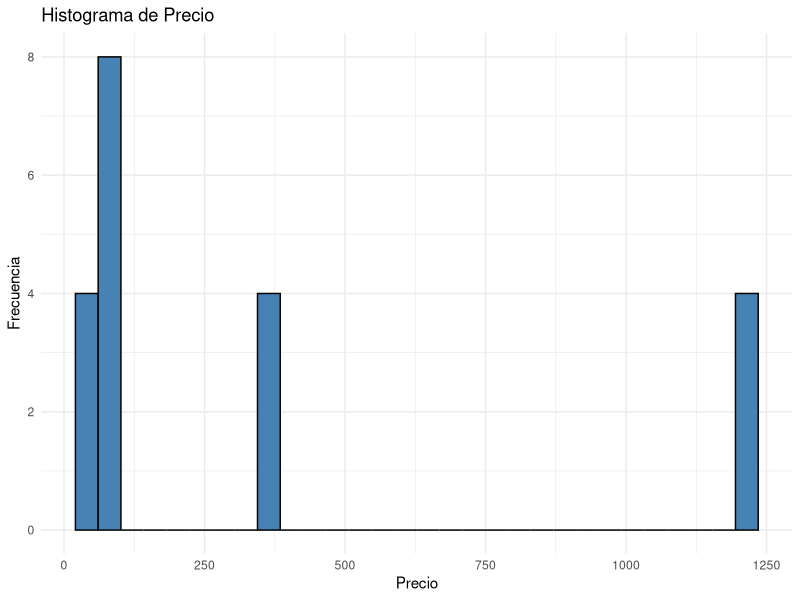
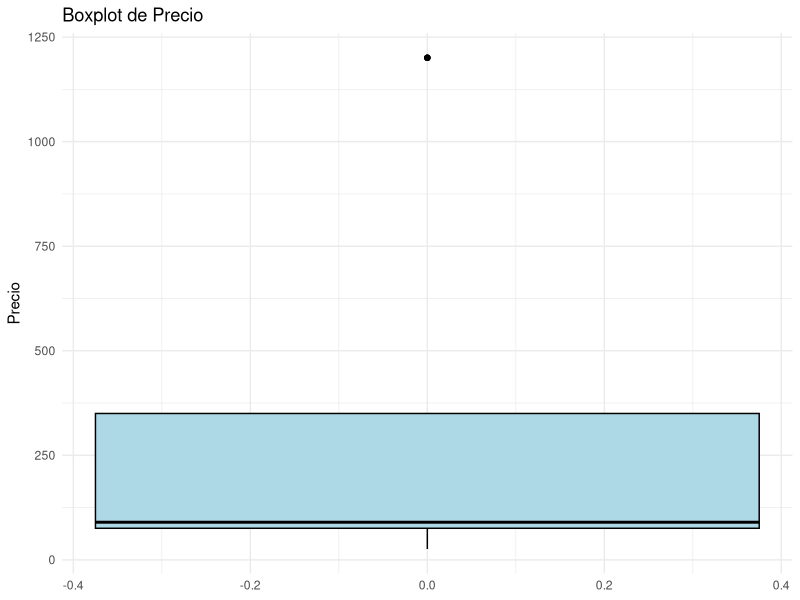
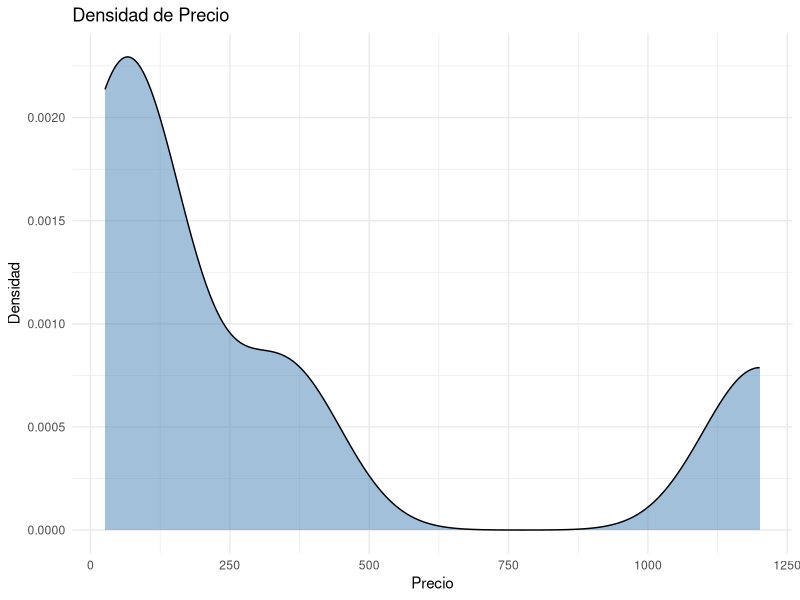
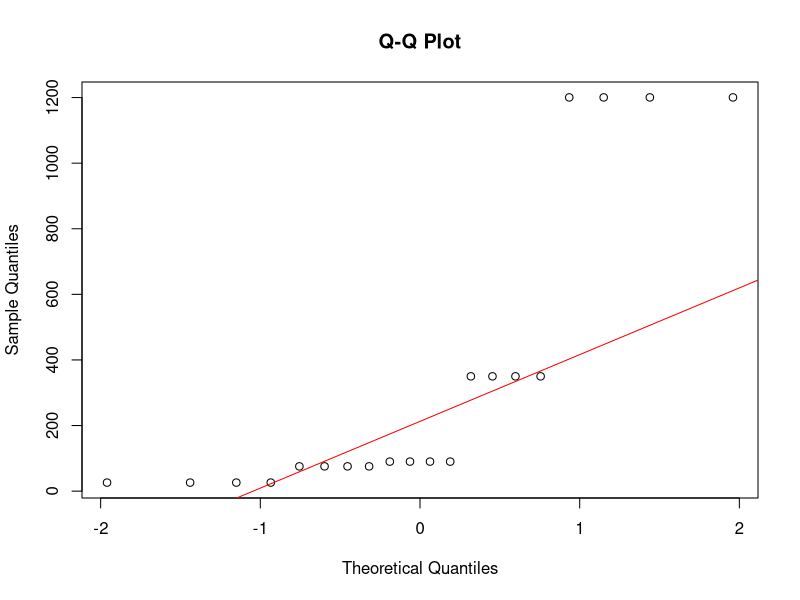

These figures' R source, in order:
# ============================================================
# Análisis Estadístico en R - EJEMPLO
# Variable: Precio
# Tipo: Cuantitativa Continua
# Fecha: 24/10/2025
# Generado automáticamente por Análisis Estadístico v2.0
# ============================================================

# Cargar librerías necesarias
library(ggplot2)
library(dplyr)

# ============================================================
# DATOS ORIGINALES
# ============================================================

# Ingresar los datos
datos <- c(1200.50, 25.99, 89.99, 350.00, 75.50, 1200.50, 25.99, 89.99, 350.00, 75.50, 1200.50, 25.99, 89.99, 350.00, 75.50, 1200.50, 25.99, 89.99, 350.00, 75.50)

# Convertir a data frame
df <- data.frame(
  Precio = datos
)

# Ver primeras observaciones
head(df)

# Resumen básico
summary(df$Precio)

# ============================================================
# TABLA DE FRECUENCIAS
# ============================================================

# Para variables continuas, crear intervalos
n <- length(df$Precio)

# Calcular número de intervalos (Regla de Sturges)
k <- ceiling(1 + 3.322 * log10(n))

# Crear intervalos
intervalos <- cut(df$Precio, breaks = k, include.lowest = TRUE)

# Tabla de frecuencias
tabla_freq <- table(intervalos)
print("Frecuencias Absolutas por Intervalo:")
print(tabla_freq)

# Frecuencias relativas
tabla_rel <- prop.table(tabla_freq)
print("Frecuencias Relativas:")
print(round(tabla_rel, 4))

# Frecuencias porcentuales
tabla_porc <- prop.table(tabla_freq) * 100
print("Frecuencias Porcentuales:")
print(round(tabla_porc, 2))


# ============================================================
# MEDIDAS ESTADÍSTICAS
# ============================================================

# Medidas de tendencia central
media <- mean(df$Precio, na.rm = TRUE)
mediana <- median(df$Precio, na.rm = TRUE)

print(paste("Media:", round(media, 4)))
print(paste("Mediana:", round(mediana, 4)))

# Moda (valor más frecuente)
tabla_valores <- table(df$Precio)
moda <- as.numeric(names(tabla_valores)[which.max(tabla_valores)])
print(paste("Moda:", moda))

# Medidas de dispersión
varianza <- var(df$Precio, na.rm = TRUE)
desv_std <- sd(df$Precio, na.rm = TRUE)
rango <- max(df$Precio, na.rm = TRUE) - min(df$Precio, na.rm = TRUE)

print(paste("Varianza:", round(varianza, 4)))
print(paste("Desviación Estándar:", round(desv_std, 4)))
print(paste("Rango:", round(rango, 4)))

# Coeficiente de variación
cv <- (desv_std / media) * 100
print(paste("Coeficiente de Variación:", round(cv, 2), "%"))

# Valores mínimo y máximo
print(paste("Mínimo:", min(df$Precio, na.rm = TRUE)))
print(paste("Máximo:", max(df$Precio, na.rm = TRUE)))

# ============================================================
# CUARTILES
# ============================================================

# Calcular cuartiles
Q1 <- quantile(df$Precio, 0.25, na.rm = TRUE)
Q2 <- quantile(df$Precio, 0.50, na.rm = TRUE)  # Mediana
Q3 <- quantile(df$Precio, 0.75, na.rm = TRUE)

print(paste("Q1 (Primer Cuartil):", round(Q1, 4)))
print(paste("Q2 (Segundo Cuartil/Mediana):", round(Q2, 4)))
print(paste("Q3 (Tercer Cuartil):", round(Q3, 4)))

# Rango intercuartílico
IQR_valor <- IQR(df$Precio, na.rm = TRUE)
print(paste("Rango Intercuartílico (IQR):", round(IQR_valor, 4)))


# ============================================================
# VISUALIZACIONES
# ============================================================

# Histograma
ggplot(df, aes(x = Precio)) +
  geom_histogram(fill = "steelblue", color = "black", bins = 30) +
  labs(title = "Histograma de Precio",
       x = "Precio",
       y = "Frecuencia") +
  theme_minimal()

# Boxplot (diagrama de caja)
ggplot(df, aes(y = Precio)) +
  geom_boxplot(fill = "lightblue", color = "black") +
  labs(title = "Boxplot de Precio",
       y = "Precio") +
  theme_minimal()

# Gráfico de densidad
ggplot(df, aes(x = Precio)) +
  geom_density(fill = "steelblue", alpha = 0.5) +
  labs(title = "Densidad de Precio",
       x = "Precio",
       y = "Densidad") +
  theme_minimal()

# Q-Q Plot (para verificar normalidad)
qqnorm(df$Precio, main = "Q-Q Plot")
qqline(df$Precio, col = "red")


# ============================================================
# RESULTADOS OBTENIDOS (del análisis en Python)
# ============================================================

# Medidas de resumen calculadas:
# Media: 331.4950
# Mediana: 82.7450
# Moda: 1200.5000
# Desviación Estándar: 468.3254
# Varianza: 219328.6752
# Coeficiente de Variación: 141.28%
# Mínimo: 25.9900
# Máximo: 1200.5000

# Cuartiles calculados:
# Q1 (25%): 62.6275
# Q2 (50%): 82.7450
# Q3 (75%): 450.1250
# IQR: 387.4975

# ============================================================
# NOTAS FINALES
# ============================================================

# Este código fue generado automáticamente basándose en el análisis
# realizado con Python. Puedes modificar y adaptar el código según
# tus necesidades específicas.
#
# Para ejecutar este código:
# 1. Asegúrate de tener instaladas las librerías necesarias
# 2. Ejecuta install.packages("ggplot2") si no tienes ggplot2
# 3. Ejecuta install.packages("dplyr") si no tienes dplyr
# 4. Copia y pega el código en RStudio
# 5. Ejecuta línea por línea o todo el script
#
# Desarrollado por: JOSE CAMARENA MEZA
# Fecha de generación: 24/10/2025 03:15:00
# ============================================================
